Frame 1 (no input): blank canvas, image omitted
Frame 60 (no input): blank canvas, image omitted
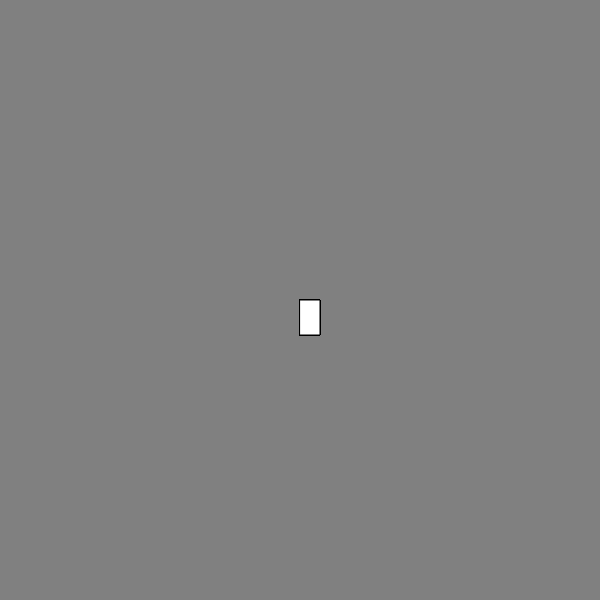
Frame 120 (the mouse pressed at the canvas centre since frame 60)

The p5.js sketch whose frames 1 and 60 were blank and that drew this single picture after the mouse press (run headless with seeded random() and noise() and a simulated clock; from frame 60 on, the mouse is pressed at the canvas centre):

// p5.js sketch
// ── sketch.js
function setup() {
    createCanvas(600, 600);
     background("gray");
  }
  
  
  function draw() {
    
    stroke ("black");
    fill ("white");
   
    
    // console.log(mouseIsPressed);
    
    if (mouseIsPressed){
      rect(mouseX, mouseY, 20, 35);
    }
  }
